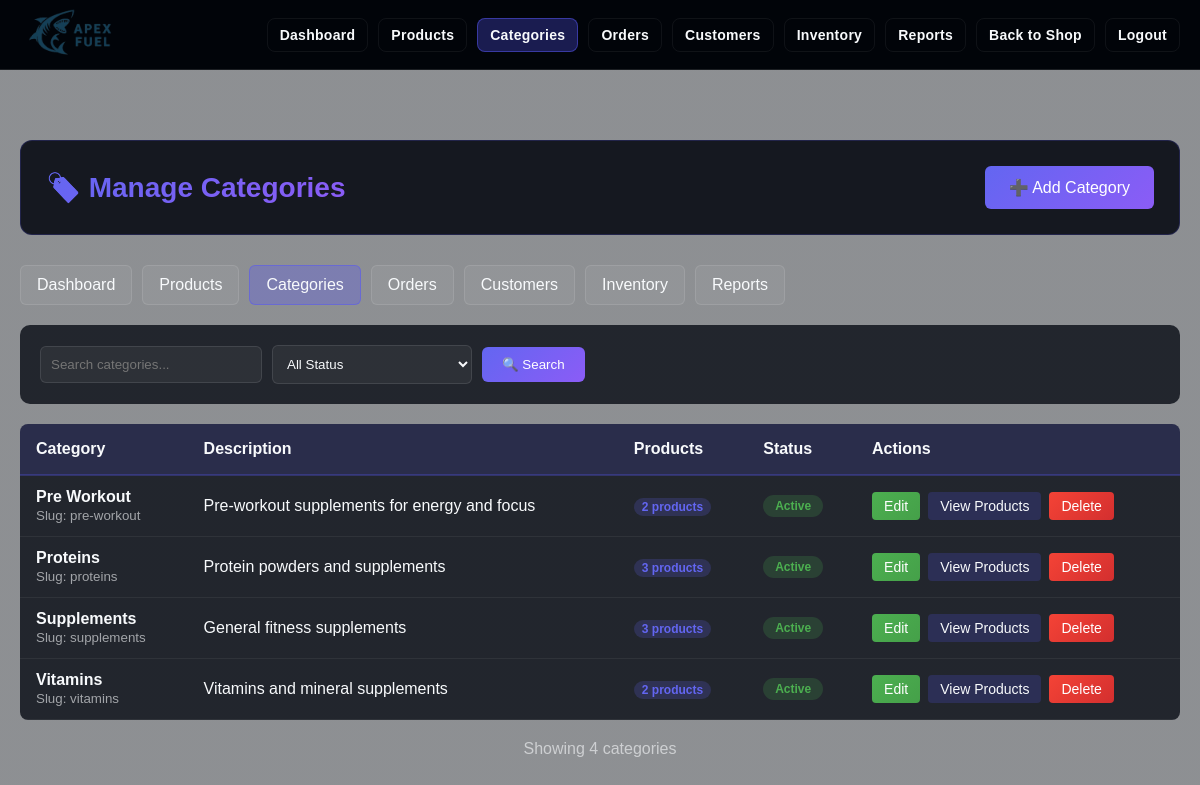
Screenshot of /HTML/admin/categories.php (signed in) with the database file from the repository.
### tables this page shows
CREATE TABLE categories (
    id INT PRIMARY KEY AUTO_INCREMENT,
    name VARCHAR(100) NOT NULL UNIQUE,
    slug VARCHAR(100) NOT NULL UNIQUE,
    description TEXT,
    image_url VARCHAR(500),
    is_active BOOLEAN DEFAULT TRUE,
    created_at TIMESTAMP DEFAULT CURRENT_TIMESTAMP
);

### HTML/admin/categories.php (the view, shortened to what this page needs)
<?php
$conn = getDBConnection();
$action = $_GET['action'] ?? 'list';
$category_id = intval($_GET['id'] ?? 0);
$category = null;
$search = $_GET['search'] ?? '';
$where = [];
$params = [];
$types = '';
$where_clause = !empty($where) ? 'WHERE ' . implode(' AND ', $where) : '';
$query = "SELECT c.*,
          (SELECT COUNT(*) FROM products p WHERE p.category_id = c.id AND p.is_active = 1) as product_count
          FROM categories c
          $where_clause
          ORDER BY c.name ASC";
if (!empty($params)) {
    $stmt = $conn->prepare($query);
    $stmt->bind_param($types, ...$params);
    $stmt->execute();
    $result = $stmt->get_result();
    $categories = $result->fetch_all(MYSQLI_ASSOC);
    $stmt->close();
} else {
    $result = $conn->query($query);
    $categories = $result->fetch_all(MYSQLI_ASSOC);
}
?>
<!DOCTYPE html>
<html lang="en">
<head>
    <link rel="stylesheet" href="../../CSS/Home.css">
    <link rel="stylesheet" href="../../CSS/admin/admin_common.css">
    <link rel="stylesheet" href="../../CSS/admin/admin_forms.css">
    <link rel="stylesheet" href="../../CSS/admin/admin_tables.css">
    <link rel="stylesheet" href="../../CSS/admin/admin_charts.css">
</head>
<body>
    <?php include 'admin_navbar.php'; ?>
    <div class="admin-container">
        <div class="admin-header">
            <h1>
                <?php if ($action === 'add'): ?>➕ Add New Category
                <?php elseif ($action === 'edit'): ?>✏️ Edit Category
                <?php else: ?>🏷️ Manage Categories<?php endif; ?>
            </h1>
            <div>
                <?php if ($action === 'add' || $action === 'edit'): ?>
                    <a href="categories.php" class="admin-back-btn">← Back to Categories</a>
                <?php else: ?>
                    <a href="?action=add" class="admin-btn admin-btn-primary">➕ Add Category</a>
                <?php endif; ?>
            </div>
        </div>
        <div class="admin-nav">
            <a href="index.php">Dashboard</a>
            <a href="products.php">Products</a>
            <a href="categories.php" class="active">Categories</a>
            <a href="orders.php">Orders</a>
            <a href="customers.php">Customers</a>
            <a href="inventory.php">Inventory</a>
            <a href="reports.php">Reports</a>
        </div>
        <?php if ($action === 'add' || $action === 'edit'): ?>
            <form method="POST" class="admin-form">
                <input type="hidden" name="action" value="<?php echo $action; ?>">
                <?php if ($action === 'edit'): ?>
                <input type="hidden" name="id" value="<?php echo $category_id; ?>">
                <?php endif; ?>
                <div class="admin-form-group">
                    <label for="name" class="required">Category Name</label>
                    <input type="text" id="name" name="name" class="admin-form-control"
                           value="<?php echo htmlspecialchars($category['name'] ?? ''); ?>"
                           required>
                </div>
                <div class="admin-form-group">
                    <label for="description">Description</label>
                    <textarea id="description" name="description" class="admin-form-control"
                              rows="3"><?php echo htmlspecialchars($category['description'] ?? ''); ?></textarea>
                </div>
                <div class="admin-form-group">
                    <div class="admin-checkbox-group">
                        <input type="checkbox" id="is_active" name="is_active" value="1"
                               <?php echo isset($category['is_active']) ? ($category['is_active'] ? 'checked' : '') : 'checked'; ?>>
                        <label for="is_active">Active (visible on site)</label>
                    </div>
                </div>
                <div class="admin-form-actions">
                    <button type="submit" class="admin-btn admin-btn-primary">
                        <?php echo $action === 'add' ? '➕ Add Category' : '💾 Save Changes'; ?>
                    </button>
                    <a href="categories.php" class="admin-btn admin-btn-secondary">Cancel</a>
                </div>
            </form>
        <?php else: ?>
            <div class="admin-filters">
                <form method="GET" class="admin-filter-form">
                    <input type="text" name="search" placeholder="Search categories..."
                           value="<?php echo htmlspecialchars($search); ?>">
                    <select name="status">
                        <option value="">All Status</option>
                    </select>
                    <button type="submit">🔍 Search</button>
                </form>
            </div>
            <table class="admin-table">
                <thead>
                    <tr>
                        <th>Category</th>
                        <th>Description</th>
                        <th>Products</th>
                        <th>Status</th>
                        <th>Actions</th>
                    </tr>
                </thead>
                <tbody>
                    <?php if (!empty($categories)): ?>
                        <?php foreach ($categories as $cat): ?>
                            <tr>
                                <td>
                                    <strong><?php echo htmlspecialchars($cat['name']); ?></strong><br>
                                    <small style="color: rgba(248,250,252,0.6);">Slug: <?php echo htmlspecialchars($cat['slug']); ?></small>
                                </td>
                                <td><?php echo htmlspecialchars(substr($cat['description'] ?? '', 0, 100)) . (strlen($cat['description'] ?? '') > 100 ? '...' : ''); ?></td>
                                <td>
                                    <span style="background: rgba(99, 102, 241, 0.2); color: #6366f1; padding: 2px 8px; border-radius: 10px; font-size: 12px; font-weight: 600;">
                                        <?php echo $cat['product_count']; ?> products
                                    </span>
                                </td>
                                <td>
                                    <span class="admin-status-badge <?php echo $cat['is_active'] ? 'admin-status-active' : 'admin-status-inactive'; ?>">
                                        <?php echo $cat['is_active'] ? 'Active' : 'Inactive'; ?>
                                    </span>
                                </td>
                                <td>
                                    <div class="admin-action-buttons">
                                        <a href="?action=edit&id=<?php echo $cat['id']; ?>"
                                           class="admin-btn-action admin-btn-edit">Edit</a>
                                        <a href="products.php?category=<?php echo $cat['id']; ?>"
                                           class="admin-btn-action admin-btn-view">View Products</a>
                                        <a href="?action=delete&id=<?php echo $cat['id']; ?>"
                                           class="admin-btn-action admin-btn-delete"
                                           onclick="return confirm('Are you sure you want to delete this category? This will mark it as inactive.')">Delete</a>
                                    </div>
                                </td>
                            </tr>
                        <?php endforeach; ?>
                    <?php endif; ?>
                </tbody>
            </table>
            <?php if (!empty($categories)): ?>
            <div style="margin-top: 20px; color: rgba(248,250,252,0.6); text-align: center;">
                Showing <?php echo count($categories); ?> categor<?php echo count($categories) === 1 ? 'y' : 'ies'; ?>
            </div>
            <?php endif; ?>
        <?php endif; ?>
    </div>
</body>
</html>

### CSS/Home.css (style rules this page uses)
body { margin: 0; font-family: Arial, Helvetica, sans-serif; background-image: linear-gradient(rgba(3,8,15,0.45), rgba(3,8,15,0.45)), url("../Images/HomePagebackground.png"); background-size: cover; background-position: center; background-repeat: no-repeat; padding-top: 60px; }
html { scroll-behavior: smooth; }

### CSS/admin/admin_common.css (style rules this page uses)
:root { --admin-primary: #6366f1; --admin-secondary: #8b5cf6; --admin-dark: rgba(8,12,20,0.9); --admin-card: rgba(8,12,20,0.8); --admin-border: rgba(255,255,255,0.1); --admin-text: #f8fafc; --admin-text-secondary: rgba(248,250,252,0.8); --admin-success: #4CAF50; --admin-error: #f44336; --admin-warning: #FF9800; }
.admin-container { max-width: 1400px; margin: 80px auto 40px; padding: 0 20px; color: var(--admin-text); }
.admin-header { display: flex; justify-content: space-between; align-items: center; margin-bottom: 30px; padding: 25px; background: var(--admin-dark); border-radius: 12px; border: 1px solid rgba(87,87,243,0.2); }
.admin-header h1 { font-size: 28px; background: linear-gradient(135deg, var(--admin-primary), var(--admin-secondary)); -webkit-background-clip: text; -webkit-text-fill-color: transparent; margin: 0; display: flex; align-items: center; gap: 10px; }
.admin-btn { padding: 12px 24px; border-radius: 6px; text-decoration: none; border: none; font-size: 16px; font-weight: 500; transition: all 0.2s; cursor: pointer; display: inline-flex; align-items: center; gap: 8px; }
.admin-btn-primary { background: linear-gradient(135deg, var(--admin-primary), var(--admin-secondary)); color: white; }
.admin-nav { display: flex; gap: 10px; margin-bottom: 20px; flex-wrap: wrap; }
.admin-nav a { padding: 10px 16px; background: rgba(255,255,255,0.05); color: var(--admin-text); text-decoration: none; border-radius: 6px; transition: all 0.2s; border: 1px solid var(--admin-border); }
.admin-nav a.active { background: rgba(87,87,243,0.3); border-color: rgba(87,87,243,0.5); }
.admin-status-badge { display: inline-block; padding: 4px 12px; border-radius: 20px; font-size: 12px; font-weight: 600; }
.admin-status-active { background: rgba(76, 175, 80, 0.2); color: #4CAF50; }

### CSS/admin/admin_forms.css (style rules this page uses)
.admin-filters { background: var(--admin-card); padding: 20px; border-radius: 10px; margin-bottom: 20px; }
.admin-filter-form { display: flex; gap: 10px; flex-wrap: wrap; align-items: center; }
.admin-filter-form input, .admin-filter-form select { padding: 10px; background: rgba(255,255,255,0.05); border: 1px solid var(--admin-border); border-radius: 6px; color: var(--admin-text); min-width: 200px; }
.admin-filter-form button { padding: 10px 20px; background: linear-gradient(135deg, var(--admin-primary), var(--admin-secondary)); color: white; border: none; border-radius: 6px; cursor: pointer; }

### CSS/admin/admin_tables.css (style rules this page uses)
.admin-table { width: 100%; background: var(--admin-card); border-radius: 8px; overflow: hidden; border-collapse: collapse; }
.admin-table th { padding: 16px; text-align: left; background: rgba(87,87,243,0.15); color: var(--admin-text); font-weight: 600; border-bottom: 2px solid rgba(87,87,243,0.3); }
.admin-table td { padding: 12px 16px; border-bottom: 1px solid rgba(255,255,255,0.06); }
.admin-action-buttons { display: flex; gap: 8px; }
.admin-btn-action { padding: 6px 12px; border: none; border-radius: 4px; cursor: pointer; text-decoration: none; font-size: 14px; transition: all 0.2s; color: white; display: inline-flex; align-items: center; justify-content: center; }
.admin-btn-edit { background: linear-gradient(135deg, #4CAF50, #45a049); }
.admin-btn-delete { background: linear-gradient(135deg, #f44336, #d32f2f); }
.admin-btn-view { background: rgba(87,87,243,0.2); color: #f8fafc; }

### rows the page displays
categories: name "Pre Workout", slug "pre-workout", description "Pre-workout supplements for energy and focus", product_count "2", is_active "Active"
categories: name "Proteins", slug "proteins", description "Protein powders and supplements", product_count "3", is_active "Active"
categories: name "Supplements", slug "supplements", description "General fitness supplements", product_count "3", is_active "Active"
categories: name "Vitamins", slug "vitamins", description "Vitamins and mineral supplements", product_count "2", is_active "Active"

### other values shown
count($categories) "4"
